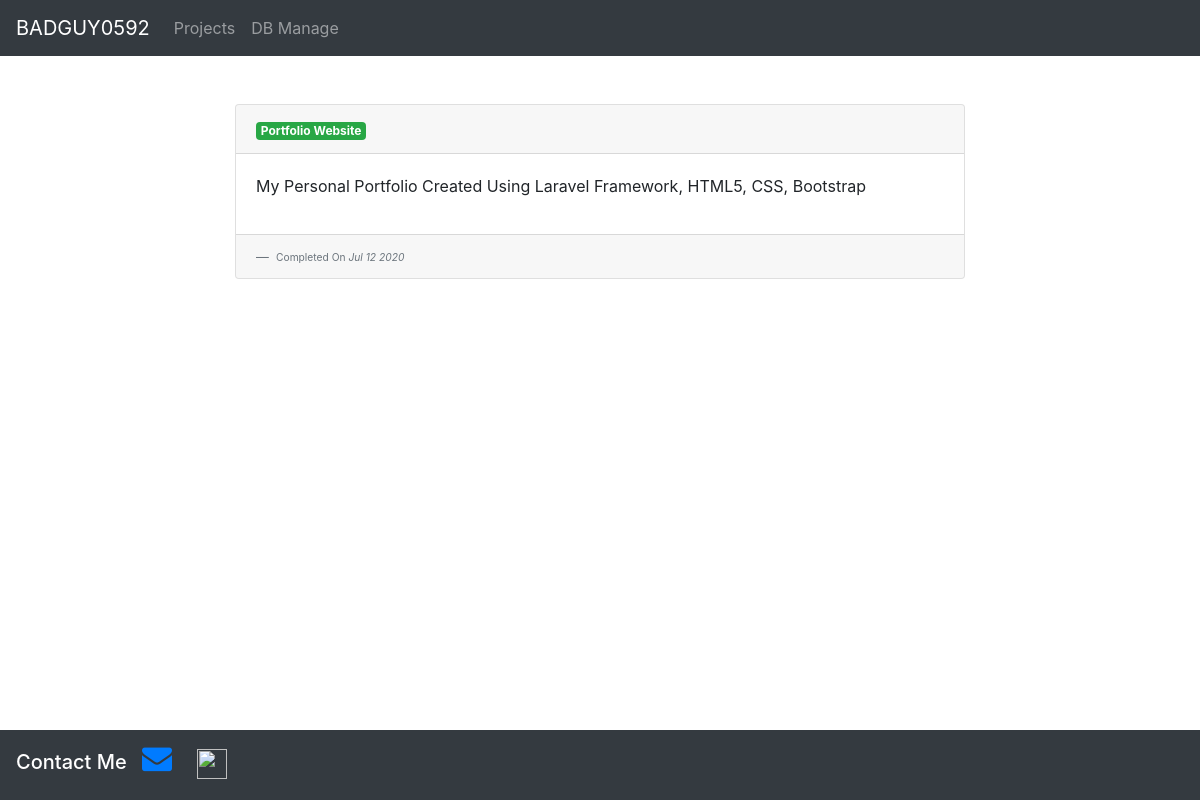
The app's page /projects/10 with its own data.
### blog/models.py (models this page shows, shortened)
class Blog(models.Model):
    title = models.CharField(max_length=100)
    description = models.TextField()
    date = models.DateField(("Date"),default="django.utils.timezone.now")
    urls = models.URLField(blank=True,max_length=50)

### blog/views.py (the view)
# urls.py: path('<int:blog_id>', views.blog_page, name="blog_page")
def blog_page(request,blog_id):
    blog=get_object_or_404(Blog, pk=blog_id)
    return render(request, 'blog/detail.html',{'blog':blog})

### blog/templates/blog/detail.html (shortened to what this page needs)
<!DOCTYPE html>
<html lang="en" dir="ltr">
  <head>
    <link rel="stylesheet" href="https://stackpath.bootstrapcdn.com/bootstrap/4.4.1/css/bootstrap.min.css">
    <link rel="stylesheet" href="https://cdnjs.cloudflare.com/ajax/libs/font-awesome/4.7.0/css/font-awesome.min.css">
  </head>
  <body>
    {% load static %}
    <nav class="navbar navbar-expand-lg navbar-dark bg-dark">
      <a class="navbar-brand" href="{% url 'portfolio:home' %}">BADGUY0592</a>
      <div class="collapse navbar-collapse" id="navbarText">
        <ul class="navbar-nav mr-auto">
          <li class="nav-item">
            <a class="nav-link" href="{% url 'blog:home' %}">Projects</a>
          </li>
          <li class="nav-item">
            <a class="nav-link" href="/admin">DB Manage</a>
          </li>
        </ul>
      </div>
    </nav>
    <br><Br>
    <div class="container">
      <div class="row">
        <div class="col"></div>
        <div class="col-lg-8 col-md-6">
          <div class="card">
            <div class="card-header">
              <span class="badge badge-success">{{blog.title}}</span>
            </div>
            <div class="card-body">
              <p>{{blog.description}}</p>
            </div>
            <div class="card-footer">
              <footer class="blockquote-footer">
                <small class="text-muted">
                  Completed On <cite title="Source Title">{{blog.date|date:'M d Y'}}</cite>
                </small>
              </footer>
            </div>
          </div>
        </div>
        <div class="col"></div>
      </div>
    </div>
    <br><br><br><br>
    <div class="navbar navbar-expand-lg navbar-dark bg-dark footer">
      <span class="h5 navbar-brand">
        Contact Me
        <a href="mailto:" style="padding:10px"><i class="fa fa-envelope" style="font-size:30px;"></i></a>
        <a href="#" style="padding:10px"><img src="{% static 'personalportfolio/discord.png' %}" style="width:30px;height:30px" alt=""></a>
      </span>
    </div>
  </body>
</html>

### blog/templates/blog/detail.html (style rules this page uses)
.footer { position: fixed; left: 0; bottom: 0; width: 100%; background-color: red; color: white; text-align: center; }

### records on screen
Blog: title "Portfolio Website", description "My Personal Portfolio Created Using Laravel Framework, HTML5, CSS, Bootstrap", date "Jul 12 2020"
